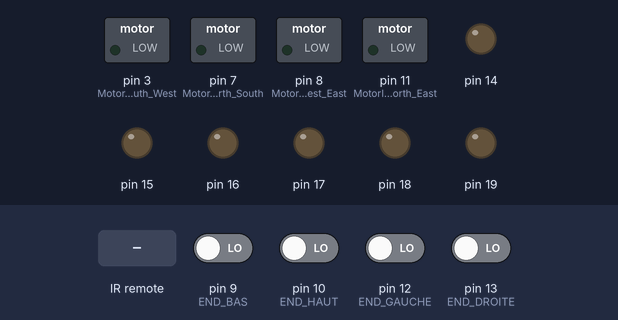
A sketch run on a simulated Arduino Uno, built with avr-gcc and run on an emulated ATmega328P. On the bench: switched loads named in the sketch (green lamp = pin HIGH), output pins drawn as LEDs (lit = HIGH). The inputs (shaded band) are chosen by the test bench; at power-on: pin 9 (END_BAS), pin 10 (END_HAUT), pin 12 (END_GAUCHE), pin 13 (END_DROITE) LOW.

Above: at 1.2 s.
1.3 s: infrared code 0xCC received
At 2.5 s:
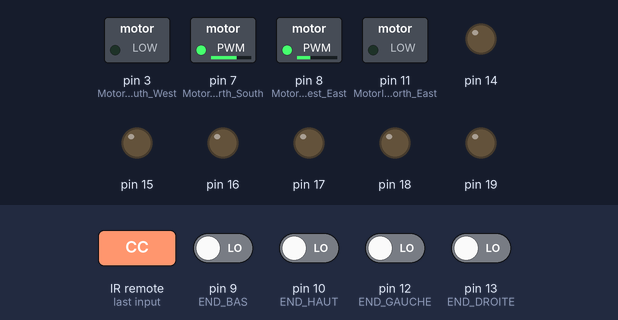
2.8 s: pin 9 (END_BAS) driven HIGH
At 3.2 s:
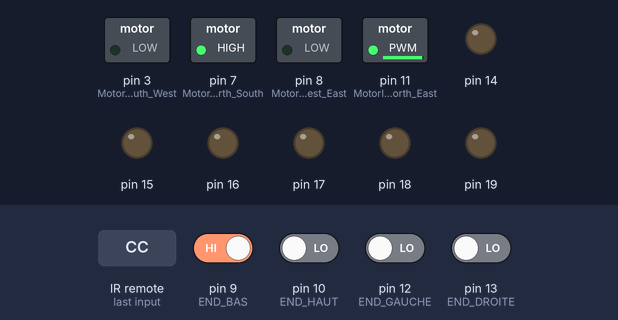
4.3 s: pin 9 (END_BAS) driven LOW
At 4.8 s:
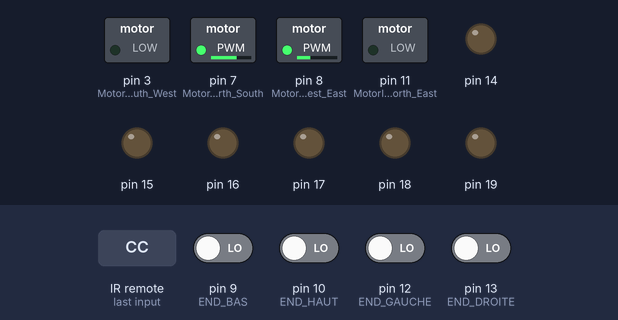
5.8 s: pin 10 (END_HAUT) driven HIGH
At 6.6 s:
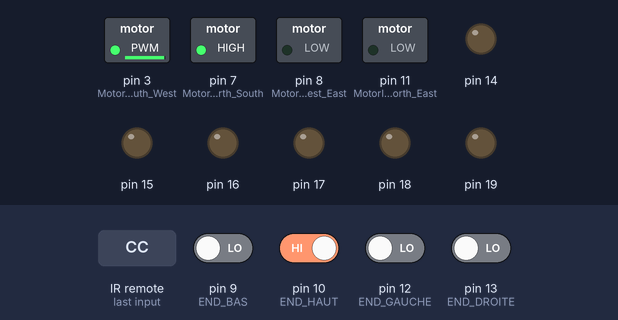
7.3 s: pin 10 (END_HAUT) driven LOW and pin 12 (END_GAUCHE) driven HIGH
At 8.0 s:
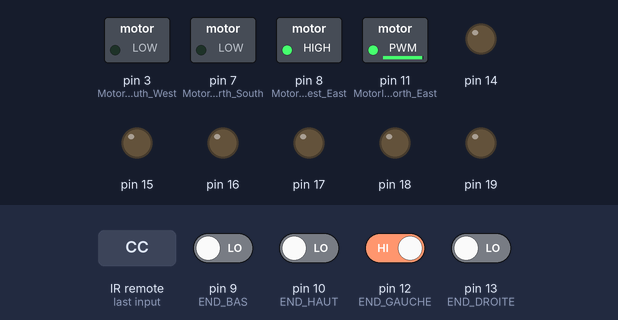
8.8 s: pin 12 (END_GAUCHE) driven LOW
At 9.4 s:
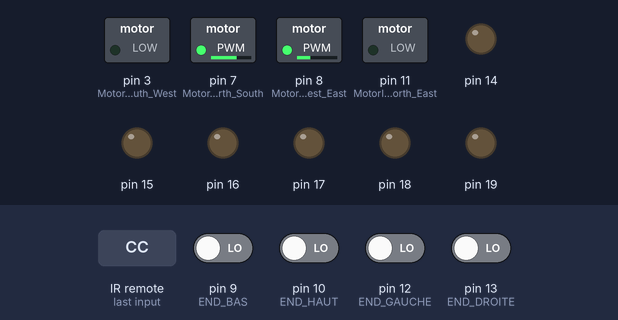
Timing chart, 0 to 11.3 s (numbered marks = the images above; inputs shaded):
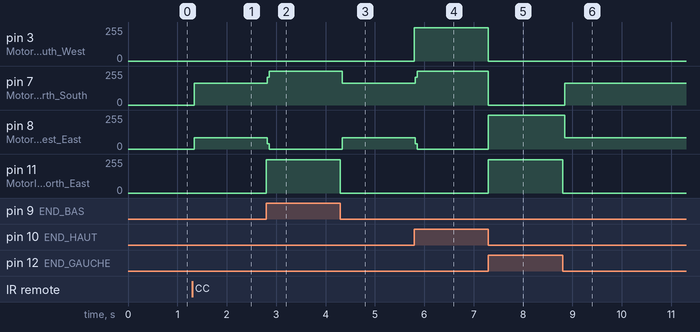

Measured:
- after the input at 1.3 s, pin 7 (MotorEN_North_South): 0/255 → 163/255 at once; pin 8 (MotorEN_West_East): 0/255 → 83/255 at once
- after the input at 2.8 s, pin 7 (MotorEN_North_South): 163/255 → 255/255 at once; pin 8 (MotorEN_West_East): 83/255 → 0/255 at once; pin 11 (MotorIN_North_East): 0/255 → 249/255 at once
- after the input at 4.3 s, pin 7 (MotorEN_North_South): 255/255 → 163/255 at once; pin 8 (MotorEN_West_East): 0/255 → 83/255 at once; pin 11 (MotorIN_North_East): 249/255 → 0/255 at once
- after the input at 5.8 s, pin 3 (MotorIN_South_West): 0/255 → 249/255 at once; pin 7 (MotorEN_North_South): 163/255 → 255/255 at once; pin 8 (MotorEN_West_East): 83/255 → 0/255 at once
- after the input at 7.3 s, pin 3 (MotorIN_South_West): 249/255 → 0/255 at once; pin 7 (MotorEN_North_South): 255/255 → 0/255 at once; pin 8 (MotorEN_West_East): 0/255 → 255/255 at once; pin 11 (MotorIN_North_East): 0/255 → 249/255 at once
- after the input at 8.8 s, pin 7 (MotorEN_North_South): 0/255 → 163/255 at once; pin 8 (MotorEN_West_East): 255/255 → 83/255 at once; pin 11 (MotorIN_North_East): 249/255 → 0/255 at once

The sketch:

crash_sensor.ino
```cpp
#include <RCSwitch.h> //Library to communicate by radio frequency 433MHz

#define RapportCyclique  98

// capteur de fin de course gauche et droite
#define END_GAUCHE 12
#define END_DROITE 13
#define END_HAUT 10
#define END_BAS 9

// constante (moteurs)
// pins ou sont connectés le driver moteur
const int MotorIN_North_East = 11; //Direction
const int MotorIN_South_West = 3;
const int MotorEN_North_South = 7; //Engine
const int MotorEN_West_East = 8;

// varriable de fin de course
int fin_gauche=0;
int fin_droite=0;
int fin_haut=0;
int fin_bas=0;

RCSwitch myRadio = RCSwitch();
unsigned long data = 0;   //Store data information received

bool automatic_mode(false);

void setup() {
  DDRC=0xFF;
  //Set motors pins
  //Configuration des pattes moteurs en sortie
  //*******************OUTPUT= sortie et INPUT= Entrée******************
  pinMode(MotorIN_North_East, OUTPUT);
  pinMode(MotorIN_South_West, OUTPUT);
  pinMode(MotorEN_North_South, OUTPUT);
  pinMode(MotorEN_West_East, OUTPUT);
  //************************* Low =0  et HIGH=5v *********************
  digitalWrite(MotorEN_North_South, LOW);
  digitalWrite(MotorEN_West_East, LOW);

    //Initiate PWM on Timer 2
  TCCR2A = 0b10100011;
  TCCR2B = 0b00000001;
  OCR2A = 0; //D11
  OCR2B = 0; //D3

    //Set the RF 433 MHz receiver pin
  myRadio.enableReceive(0); // Receiver on interrupt at digital pin #2

}

void loop() {
  // put your main code here, to run repeatedly:
   if(myRadio.available()){
    data = myRadio.getReceivedValue() & 255; //Save the data received

    //Cases of remote control data
    switch(data){
      case 192: // bouton 1 - monter
        Serial.println("nord");
          engine_control(true, true, RapportCyclique);
          automatic_mode = false;
          break;
      case 48:
        Serial.println("sud"); // bouton 2 - descendre
          engine_control(true, false, RapportCyclique); // 91 valeur de la vitesse en pourcentage
          automatic_mode = false;
          break;
      case 240:  // bouton 4 - droite
        Serial.println("ouest");
           engine_control(false, true, RapportCyclique);
           automatic_mode = false;
           break;
      case 3:
        Serial.println("Button 8");
        break;
      case 12:  // bouton 3 - gauche
        Serial.println("est");
           engine_control(false, false, RapportCyclique);
           automatic_mode = false;
           break;
      case 204:
        Serial.println("Button 5");
        automatic_mode = true;
        break;
      case 60:
        Serial.println("Button 6");
        automatic_mode = false;
        break;
      case 252:
        Serial.println("Button 7");
   //     Calibration();
        break;
      default:
        Serial.print(data);
        Serial.println("->  Unknown");
        break;
    }
    myRadio.resetAvailable();

  }else{
    if(automatic_mode==true){
       balayageZonz ();
  }
  }

}

// fonction qui fait déplacer le moteur fin de course inclu
void engine_control(bool vertical, bool forward, int vitesse){
  //Max vitesse = 100
  //Min vitesse = 1
  if(vertical){ //North / South
    if(forward){
        fin_haut=digitalRead(END_HAUT);  // se déplacer vers le Nord
        if (fin_haut==HIGH){             //si le fin de course n'est pas atteint faire le mouvement
        send_simple_PWM(MotorEN_North_South, MotorIN_North_East, vitesse); //North
        }else{send_simple_PWM(MotorEN_North_South, MotorIN_North_East, 0);} // sinon arreter le mouvement
    }else{
        fin_bas=digitalRead(END_BAS);  // se deplacer vers le sud
        if (fin_bas==HIGH){
        send_simple_PWM(MotorEN_North_South, MotorIN_South_West, vitesse); //South
        } else {send_simple_PWM(MotorEN_North_South, MotorIN_South_West, 0);}
    }
  }else{  //Left / Right
    if(forward){
        fin_gauche=digitalRead(END_GAUCHE); // se deplacer vers l'ouest
        if (fin_gauche==HIGH){
        send_simple_PWM(MotorEN_West_East, MotorIN_South_West, vitesse); //West
        }else {send_simple_PWM(MotorEN_West_East, MotorIN_South_West, 0);}
    }else{
        fin_droite=digitalRead(END_DROITE); // se deplacer vers l'est
        if (fin_droite==HIGH){
        send_simple_PWM(MotorEN_West_East, MotorIN_North_East, vitesse); //East
        }else{send_simple_PWM(MotorEN_West_East, MotorIN_North_East, 0);}
    }
  }
}

// fonction qui controle la direction du moteur (Oest Est Sud ou Nord)
void send_simple_PWM(const int enable_pin, const int engine_pin, int duty_cycle){
//  alreadyStop = false;

  if(enable_pin == MotorEN_North_South){
    digitalWrite(MotorEN_West_East, LOW);
    digitalWrite(MotorEN_North_South, HIGH);
  }else if(enable_pin == MotorEN_West_East){
    digitalWrite(MotorEN_North_South, LOW);
    digitalWrite(MotorEN_West_East, HIGH);
  }


  if(engine_pin == MotorIN_North_East){
    OCR2A=0;
    OCR2B=(duty_cycle*255)/100;
  }else if(engine_pin == MotorIN_South_West){
    OCR2B=0;
    OCR2A=(duty_cycle*255)/100;
  }
}
//fonction pour se deplacer vers le nord
void goNord(){
  engine_control(true, true, RapportCyclique);
  }

//...sud
void goSud (){
  engine_control(true, false, RapportCyclique);
  }

//***ouest
void goOuest() {
  engine_control(false, true, RapportCyclique);
  }

//***est
void goEst(){
  engine_control(false, false, RapportCyclique);
  }

// fonction pour effectuer le balayage de la zonne
void balayageZonz (){
  do {
    goSud();
    }while (fin_bas==HIGH); // ok

   do {
    goOuest();
    }while (fin_gauche==HIGH);// ok

      do {
    goEst();
    }while (fin_droite==HIGH); // ok

      do {
    goNord();
    }while (fin_haut==HIGH); // ok
}
```
